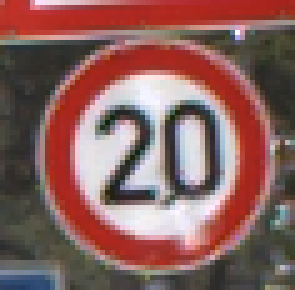
#> input picture ML-HW1/Dataset_02/1.png, 59 x 58 px (shown 5 times larger); its folder holds only this picture in this run
$ jupyter execute --allow-errors P2_image_preprocessing.ipynb   (shell and % lines are left out)   (older library calls are emulated)
#> lines starting #> are read from the running program, lines starting #| are printed output that depends on the picture
# [Machine Learning](https://github.com/rezaAdinepour/Machine-Learning-Homework/) - Spring 2024
#### [Reza Adinepour](https://github.com/rezaAdinepour)

# Problem 2: Image Preprocessing

In this section, we want to focus on some of the fundamentals of image preprocessing. Image
processing is not as easy as it may seem, and numerous techniques may be performed on an
image before being used as data in a machine learning model. Follow the steps below to
perform some basic processing on the photos.

* Load the images int the `Dataset_02` directory using the `opencv` library.
* Select 3 random images and display them on the screen. Explain the three dimensions in the shape of the images.
* What are the pros and cons of using color images compared to grayscale images? Apply grayscale conversion to the images if needed.
* What are the effects of image brightness and contrast on the visual quality and image interpretation? Why would you consider adjusting these parameters as a preprocessing step? Adjust the brightness and contrast of the images using proper approach(es).
* What is image normalization? What challenges may arise if images are not normalized? properly normalize the loaded images.

## import libraries

[cell 1]
import cv2
import numpy as np
import os
import random
import matplotlib.pyplot as plt

## load images

[cell 2]
dir = 'Dataset_02/'
images = [cv2.imread(os.path.join(dir, img), 0) for img in os.listdir(dir) if img.endswith(".png")]
print("total images: ", len(images))
#| total images:  1

## select 3 random images and display them

#> (a cell that did not finish here is left out)

## increase brightness and contrast of images

[cell 4]
plt.subplot(1, 3, 1)
plt.imshow(images[0], cmap='gray')
plt.title("original image")

# increase brightness
brighter_image = cv2.convertScaleAbs(images[0], alpha=1, beta=50)
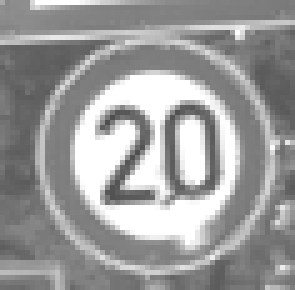
#> brighter_image: shape (58, 59) (shown 5 times larger); min 77, max 255, mean 156
plt.subplot(1, 3, 2)
plt.imshow(brighter_image, cmap='gray')
plt.title("brightness increased")

# increase contrast
contrast_image = cv2.convertScaleAbs(images[0], alpha=1.5, beta=0)
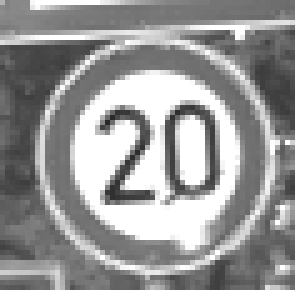
#> contrast_image: shape (58, 59) (shown 5 times larger); min 40, max 255, mean 151.1
plt.subplot(1, 3, 3)
plt.imshow(contrast_image, cmap='gray')
plt.title("contrast increased")


plt.show()
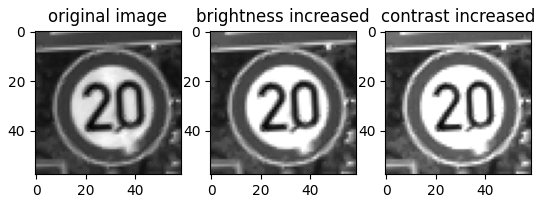
#> figure drawn by matplotlib, 3 panels

## image normalization

[cell 5]
plt.subplot(1, 2, 1)
plt.imshow(images[0], cmap='gray')
plt.title("original image")

normalized_images = [cv2.normalize(img, None, alpha=0, beta=1, norm_type=cv2.NORM_MINMAX, dtype=cv2.CV_32F) for img in images]
#> normalized_images = 1 item

plt.subplot(1, 2, 2)
plt.imshow(normalized_images[0], cmap='gray')
plt.title("normalized image")
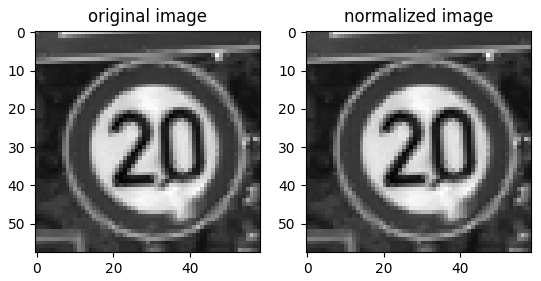
#> figure drawn by matplotlib, 2 panels

$ run again, on ML-HW1/Dataset_02/13.png
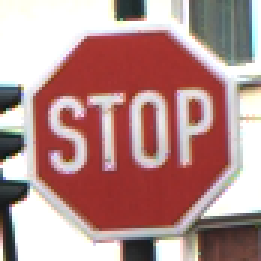
#> input picture ML-HW1/Dataset_02/13.png, 87 x 87 px (shown 3 times larger)
#| total images:  1
#> `plt.show()`:
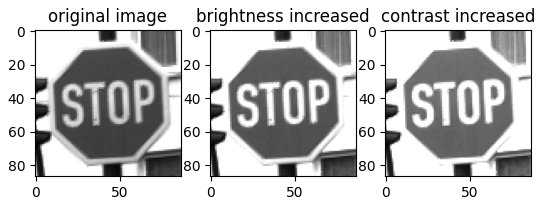
#> figure drawn by matplotlib, 3 panels
#> normalized_images = 1 item
#> `[cell 5] plt.subplot(1, 2, 1) plt.imshow(images[0], cmap='gray') plt.t..`:
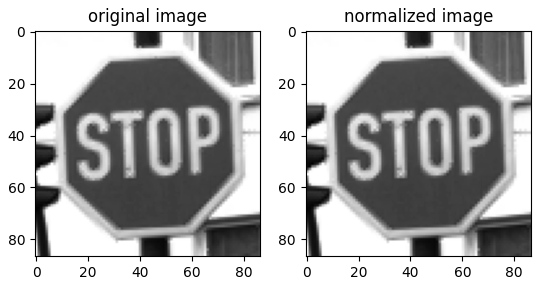
#> figure drawn by matplotlib, 2 panels

$ run again, on ML-HW1/Dataset_02/14.png
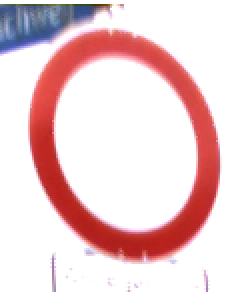
#> input picture ML-HW1/Dataset_02/14.png, 122 x 146 px (shown 2 times larger)
#| total images:  1
#> `plt.show()`:
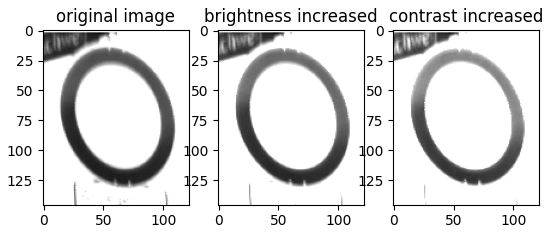
#> figure drawn by matplotlib, 3 panels
#> normalized_images = 1 item
#> `[cell 5] plt.subplot(1, 2, 1) plt.imshow(images[0], cmap='gray') plt.t..`:
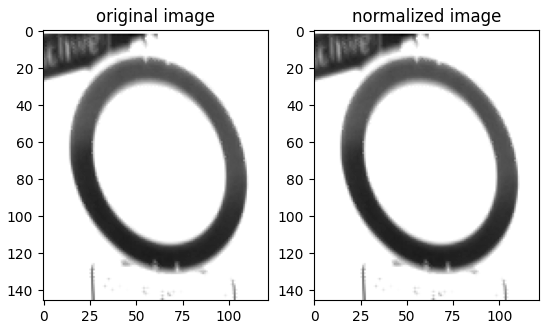
#> figure drawn by matplotlib, 2 panels

$ run again, on ML-HW1/Dataset_02/15.png
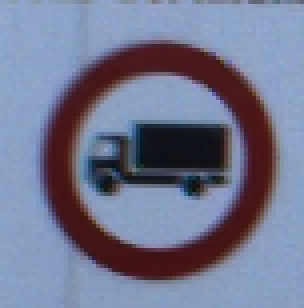
#> input picture ML-HW1/Dataset_02/15.png, 76 x 77 px (shown 4 times larger)
#| total images:  1
#> `plt.show()`:
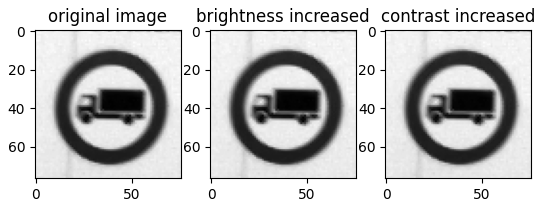
#> figure drawn by matplotlib, 3 panels
#> normalized_images = 1 item
#> `[cell 5] plt.subplot(1, 2, 1) plt.imshow(images[0], cmap='gray') plt.t..`:
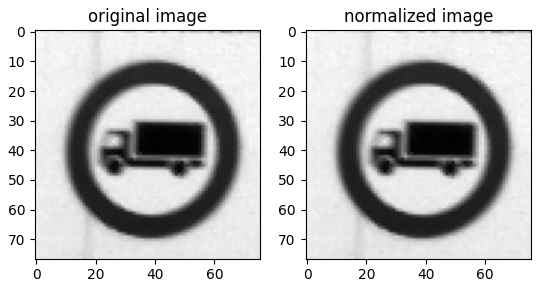
#> figure drawn by matplotlib, 2 panels

$ run again, on ML-HW1/Dataset_02/10.png
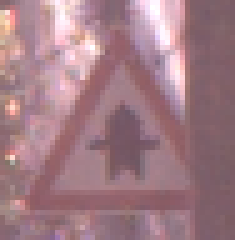
#> input picture ML-HW1/Dataset_02/10.png, 47 x 48 px (shown 5 times larger)
#| total images:  1
#> normalized_images = 1 item
#> `[cell 5] plt.subplot(1, 2, 1) plt.imshow(images[0], cmap='gray') plt.t..`:
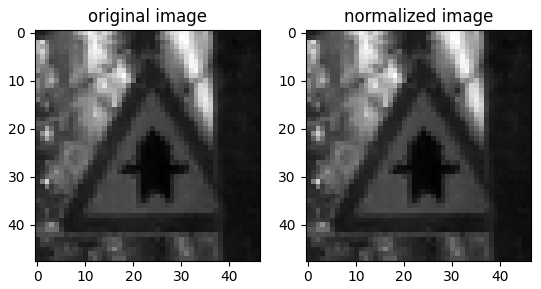
#> figure drawn by matplotlib, 2 panels
